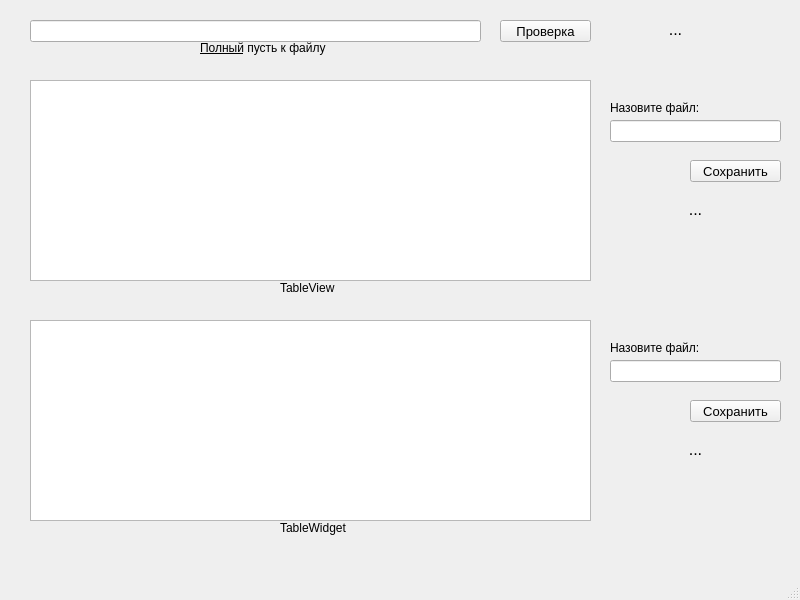
<?xml version="1.0" encoding="UTF-8"?>
<ui version="4.0">
 <class>MainWindow</class>
 <widget class="QMainWindow" name="MainWindow">
  <property name="geometry">
   <rect>
    <x>0</x>
    <y>0</y>
    <width>800</width>
    <height>600</height>
   </rect>
  </property>
  <property name="windowTitle">
   <string>MainWindow</string>
  </property>
  <widget class="QWidget" name="centralwidget">
   <widget class="QPushButton" name="btnCheckExist">
    <property name="geometry">
     <rect>
      <x>500</x>
      <y>20</y>
      <width>91</width>
      <height>22</height>
     </rect>
    </property>
    <property name="font">
     <font>
      <pointsize>10</pointsize>
     </font>
    </property>
    <property name="text">
     <string>Проверка</string>
    </property>
   </widget>
   <widget class="QPushButton" name="btnSaveTView">
    <property name="geometry">
     <rect>
      <x>690</x>
      <y>160</y>
      <width>91</width>
      <height>22</height>
     </rect>
    </property>
    <property name="font">
     <font>
      <pointsize>10</pointsize>
     </font>
    </property>
    <property name="text">
     <string>Сохранить</string>
    </property>
   </widget>
   <widget class="QPushButton" name="btnSaveTWidget">
    <property name="geometry">
     <rect>
      <x>690</x>
      <y>400</y>
      <width>91</width>
      <height>22</height>
     </rect>
    </property>
    <property name="font">
     <font>
      <pointsize>10</pointsize>
     </font>
    </property>
    <property name="text">
     <string>Сохранить</string>
    </property>
   </widget>
   <widget class="QLineEdit" name="fileName">
    <property name="geometry">
     <rect>
      <x>30</x>
      <y>20</y>
      <width>451</width>
      <height>22</height>
     </rect>
    </property>
   </widget>
   <widget class="QLineEdit" name="tViewName">
    <property name="geometry">
     <rect>
      <x>610</x>
      <y>120</y>
      <width>171</width>
      <height>22</height>
     </rect>
    </property>
   </widget>
   <widget class="QLineEdit" name="tWidgetName">
    <property name="geometry">
     <rect>
      <x>610</x>
      <y>360</y>
      <width>171</width>
      <height>22</height>
     </rect>
    </property>
   </widget>
   <widget class="QLabel" name="label">
    <property name="geometry">
     <rect>
      <x>200</x>
      <y>40</y>
      <width>131</width>
      <height>16</height>
     </rect>
    </property>
    <property name="text">
     <string>&lt;html&gt;&lt;head/&gt;&lt;body&gt;&lt;p&gt;&lt;span style=&quot; text-decoration: underline;&quot;&gt;Полный&lt;/span&gt; пусть к файлу&lt;/p&gt;&lt;/body&gt;&lt;/html&gt;</string>
    </property>
   </widget>
   <widget class="QTableView" name="tableView">
    <property name="geometry">
     <rect>
      <x>30</x>
      <y>80</y>
      <width>561</width>
      <height>201</height>
     </rect>
    </property>
   </widget>
   <widget class="QTableWidget" name="tableWidget">
    <property name="geometry">
     <rect>
      <x>30</x>
      <y>320</y>
      <width>561</width>
      <height>201</height>
     </rect>
    </property>
   </widget>
   <widget class="QLabel" name="label_2">
    <property name="geometry">
     <rect>
      <x>610</x>
      <y>100</y>
      <width>91</width>
      <height>16</height>
     </rect>
    </property>
    <property name="text">
     <string>Назовите файл:</string>
    </property>
   </widget>
   <widget class="QLabel" name="label_3">
    <property name="geometry">
     <rect>
      <x>610</x>
      <y>340</y>
      <width>91</width>
      <height>16</height>
     </rect>
    </property>
    <property name="text">
     <string>Назовите файл:</string>
    </property>
   </widget>
   <widget class="QLabel" name="existCheckResult">
    <property name="geometry">
     <rect>
      <x>610</x>
      <y>20</y>
      <width>131</width>
      <height>21</height>
     </rect>
    </property>
    <property name="font">
     <font>
      <pointsize>12</pointsize>
     </font>
    </property>
    <property name="text">
     <string>...</string>
    </property>
    <property name="alignment">
     <set>Qt::AlignHCenter|Qt::AlignTop</set>
    </property>
   </widget>
   <widget class="QLabel" name="tViewSaveResult">
    <property name="geometry">
     <rect>
      <x>610</x>
      <y>200</y>
      <width>171</width>
      <height>81</height>
     </rect>
    </property>
    <property name="font">
     <font>
      <pointsize>12</pointsize>
     </font>
    </property>
    <property name="text">
     <string>...</string>
    </property>
    <property name="scaledContents">
     <bool>false</bool>
    </property>
    <property name="alignment">
     <set>Qt::AlignHCenter|Qt::AlignTop</set>
    </property>
    <property name="wordWrap">
     <bool>true</bool>
    </property>
   </widget>
   <widget class="QLabel" name="tWidgetSaveResult">
    <property name="geometry">
     <rect>
      <x>610</x>
      <y>440</y>
      <width>171</width>
      <height>81</height>
     </rect>
    </property>
    <property name="font">
     <font>
      <pointsize>12</pointsize>
     </font>
    </property>
    <property name="text">
     <string>...</string>
    </property>
    <property name="scaledContents">
     <bool>false</bool>
    </property>
    <property name="alignment">
     <set>Qt::AlignHCenter|Qt::AlignTop</set>
    </property>
    <property name="wordWrap">
     <bool>true</bool>
    </property>
   </widget>
   <widget class="QLabel" name="label_4">
    <property name="geometry">
     <rect>
      <x>280</x>
      <y>280</y>
      <width>61</width>
      <height>16</height>
     </rect>
    </property>
    <property name="text">
     <string>TableView</string>
    </property>
   </widget>
   <widget class="QLabel" name="label_5">
    <property name="geometry">
     <rect>
      <x>280</x>
      <y>520</y>
      <width>71</width>
      <height>16</height>
     </rect>
    </property>
    <property name="text">
     <string>TableWidget</string>
    </property>
   </widget>
  </widget>
  <widget class="QMenuBar" name="menubar">
   <property name="geometry">
    <rect>
     <x>0</x>
     <y>0</y>
     <width>800</width>
     <height>22</height>
    </rect>
   </property>
  </widget>
  <widget class="QStatusBar" name="statusbar"/>
 </widget>
 <resources/>
 <connections/>
</ui>
